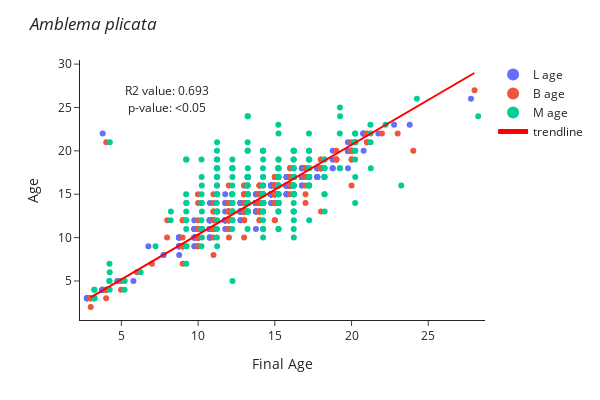

This figure's notebook cell:
### Code cell
fig = px.strip(amblema_melt,
               x='Final Age', 
               y='age',
               labels={"L age":"1", "B age":"2", "M age":"4"},
               color="ager", 
               category_orders={"ager": ["L age", "B age", "M age"]},
               
              )
#  Customization of y-axis
#fig.update_yaxes(range=[0, 10])


# regline = sm.OLS(amblema_melt["age"],sm.add_constant(amblema_melt["Final Age"]),missing="drop",).fit().fittedvalues
x=sm.add_constant(amblema_melt["Final Age"])
model=sm.OLS(amblema_melt["age"], amblema_melt["Final Age"],missing="drop").fit()
 
amblema_melt["bestfit"]=model.fittedvalues

# # add linear regression line for whole sample
fig.add_traces(go.Scatter(x=amblema_melt["Final Age"], 
                          y=amblema_melt["bestfit"],
                          mode = 'lines',
                          marker_color='red',
                          name='trendline',
                        )
                          )
fig.add_annotation(x=8, y=27,
                  text="R2 value: 0.693",
                   align= "left",
                  showarrow=False)
fig.add_annotation(x=8, y=25,
                  text="p-value: <0.05",
                  align="left",
                  showarrow=False)
fig

# Figure layout
fig.update_layout(template='simple_white',  
                  width=600, height=400, 
                  title='<i>Amblema plicata </i>', 
                  yaxis_title='Age',
                  legend=dict(title='',
                              itemclick='toggle', 
                              itemsizing='constant', 
                              traceorder='normal',
                              bgcolor='rgba(0,0,0,0)'),
                 
                  xaxis=dict(title='Final Age', showticklabels=True, ticks='outside',)
)



# Make figure zoomable
config = dict({'scrollZoom': False})

fig.show(config=config)

fig.write_image("images/all_color_plicata.png")

### Figure 1 — Plotly figure (JSON) as saved in the notebook; plotly's stock layout.template omitted (floating-point values rounded to 4 significant figures; data arrays with more than 128 entries replaced by an {"elided": "..."} marker saying what was removed)
{"data": [{"alignmentgroup": "True", "boxpoints": "all", "fillcolor": "rgba(255,255,255,0)", "hoveron": "points", "hovertemplate": "ager=L age<br>Final Age=%{x}<br>age=%{y}<extra></extra>", "legendgroup": "L age", "line": {"color": "rgba(255,255,255,0)"}, "marker": {"color": "#636efa"}, "name": "L age", "offsetgroup": "L age", "orientation": "v", "pointpos": 0, "showlegend": true, "type": "box", "x": {"elided": "274 int values"}, "x0": " ", "xaxis": "x", "y": {"elided": "274 int values"}, "y0": " ", "yaxis": "y"}, {"alignmentgroup": "True", "boxpoints": "all", "fillcolor": "rgba(255,255,255,0)", "hoveron": "points", "hovertemplate": "ager=B age<br>Final Age=%{x}<br>age=%{y}<extra></extra>", "legendgroup": "B age", "line": {"color": "rgba(255,255,255,0)"}, "marker": {"color": "#EF553B"}, "name": "B age", "offsetgroup": "B age", "orientation": "v", "pointpos": 0, "showlegend": true, "type": "box", "x": {"elided": "274 int values"}, "x0": " ", "xaxis": "x", "y": {"elided": "274 int values"}, "y0": " ", "yaxis": "y"}, {"alignmentgroup": "True", "boxpoints": "all", "fillcolor": "rgba(255,255,255,0)", "hoveron": "points", "hovertemplate": "ager=M age<br>Final Age=%{x}<br>age=%{y}<extra></extra>", "legendgroup": "M age", "line": {"color": "rgba(255,255,255,0)"}, "marker": {"color": "#00cc96"}, "name": "M age", "offsetgroup": "M age", "orientation": "v", "pointpos": 0, "showlegend": true, "type": "box", "x": {"elided": "274 int values"}, "x0": " ", "xaxis": "x", "y": {"elided": "274 int values"}, "y0": " ", "yaxis": "y"}, {"marker": {"color": "red"}, "mode": "lines", "name": "trendline", "type": "scatter", "x": {"elided": "822 int values"}, "y": {"elided": "822 float values"}}], "layout": {"annotations": [{"align": "left", "showarrow": false, "text": "R2 value: 0.693", "x": 8, "y": 27}, {"align": "left", "showarrow": false, "text": "p-value: <0.05", "x": 8, "y": 25}], "boxmode": "group", "height": 400, "legend": {"bgcolor": "rgba(0,0,0,0)", "itemclick": "toggle", "itemsizing": "constant", "title": {"text": ""}, "tracegroupgap": 0, "traceorder": "normal"}, "margin": {"t": 60}, "title": {"text": "<i>Amblema plicata </i>"}, "width": 600, "xaxis": {"anchor": "y", "domain": [0, 1], "showticklabels": true, "ticks": "outside", "title": {"text": "Final Age"}}, "yaxis": {"anchor": "x", "domain": [0, 1], "title": {"text": "Age"}}}}
